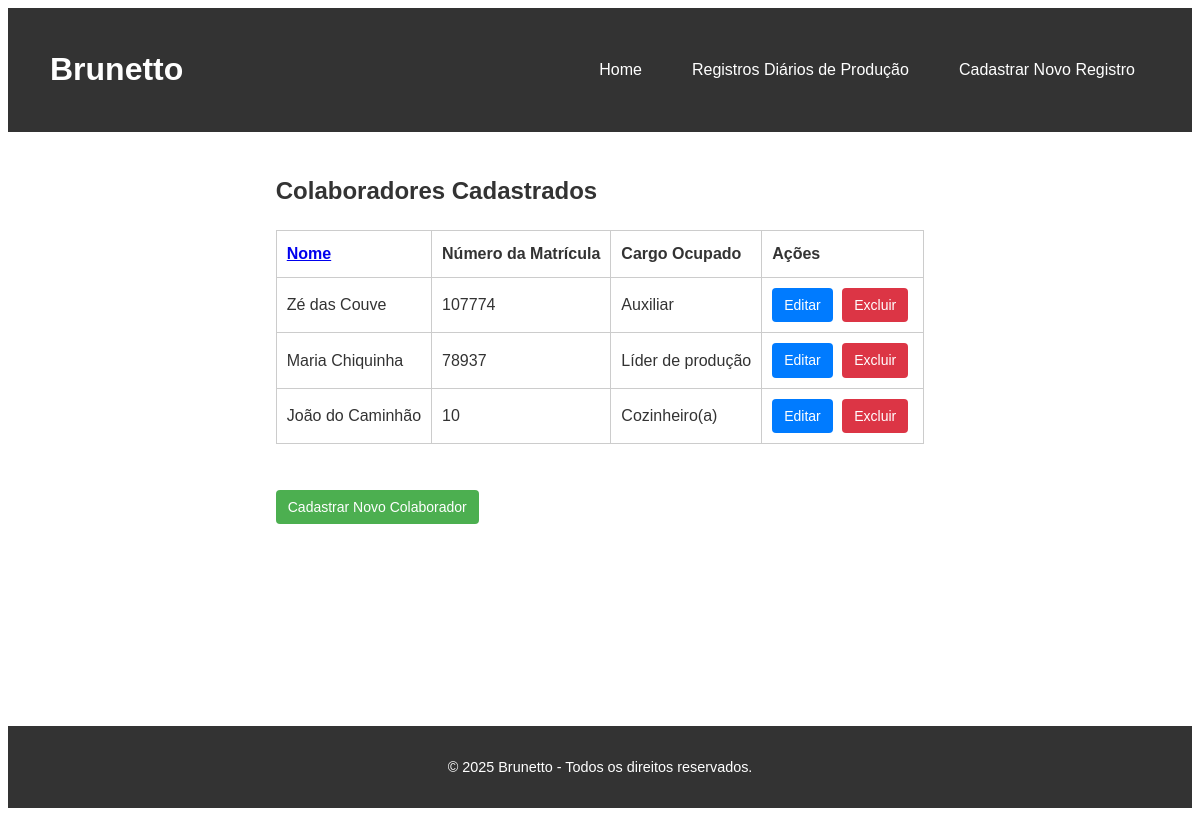
/employees?order_by=-name, run on the app's committed database.
### brunetto/models.py (models this page shows, shortened)
class BaseModel(models.Model):
    created_at = models.DateTimeField(default=timezone.now)
    updated_at = models.DateTimeField(auto_now=True)
    class Meta:
        abstract = True

class Employee(BaseModel):
    name = models.CharField(max_length=100)
    registration_number = models.PositiveIntegerField(unique=True)
    position = models.ForeignKey(Position, on_delete=models.CASCADE, related_name='employees')

class Position(BaseModel):
    name = models.CharField(max_length=100)
    def __str__(self):
        return self.name

### brunetto/views.py (the view)
# urls.py: path('employees', views.read_employees, name='read_employees'),
def read_employees(request):
    order_by = request.GET.get('order_by', 'name')
    if order_by.startswith('-'):
        new_order_by = order_by[1:]
    else:
        new_order_by = f'-{order_by}'
    employees = Employee.objects.all().order_by(order_by)
    return render(request, 'read_employees.html', {
        'employees': employees,
        'current_order': order_by,
        'new_order': new_order_by
    })

### brunetto/templates/read_employees.html (shortened to what this page needs)
{% extends 'base.html' %}
{% block content %}
<h2>Colaboradores Cadastrados</h2>
<table class="table">
    <thead>
        <tr>
            <th><a href="?order_by={% if current_order == 'name' %}{{ new_order }}{% else %}name{% endif %}">Nome</a></th>
            <th>Número da Matrícula</th>
            <th>Cargo Ocupado</th>
            <th>Ações</th>
        </tr>
    </thead>
    <tbody>
        {% for employee in employees %}
        <tr>
            <td>{{ employee.name }}</td>
            <td>{{ employee.registration_number }}</td>
            <td>{{ employee.position }}</td>
            <td>
                <a href="{% url 'update_employee' employee.pk %}" class="button-link">Editar</a>
                <a href="{% url 'delete_employee' employee.pk %}" class="button-link button-link-danger" onclick="return confirm('Tem certeza?')">Excluir</a>
            </td>
        </tr>
        {% endfor %}
    </tbody>
</table>
<br>
<a href="{% url 'create_employee' %}" class="btn btn-custom">Cadastrar Novo Colaborador</a>
{% endblock %}

### brunetto/static/css/base.css (style rules this page uses)
body { font-family: Arial, sans-serif; color: #333; display: flex; flex-direction: column; min-height: 100vh; line-height: 1.6; }
table { width: 100%; border-collapse: collapse; margin: 20px 0; }
th, td { padding: 10px; border: 1px solid #ccc; text-align: left; }
.button-link { display: inline-block; padding: 6px 12px; color: #fff; background-color: #007bff; text-decoration: none; border-radius: 4px; font-size: 0.875em; margin-right: 5px; }
.button-link-danger { background-color: #dc3545; }
.btn-custom { display: inline-block; padding: 6px 12px; color: #fff; background-color: #4CAF50; text-decoration: none; border-radius: 4px; font-size: 0.875em; margin-right: 5px; }

### data on the page
Employee: name "Zé das Couve", registration_number "107774", position "Auxiliar"
Employee: name "Maria Chiquinha", registration_number "78937", position "Líder de produção"
Employee: name "João do Caminhão", registration_number "10", position "Cozinheiro(a)"
